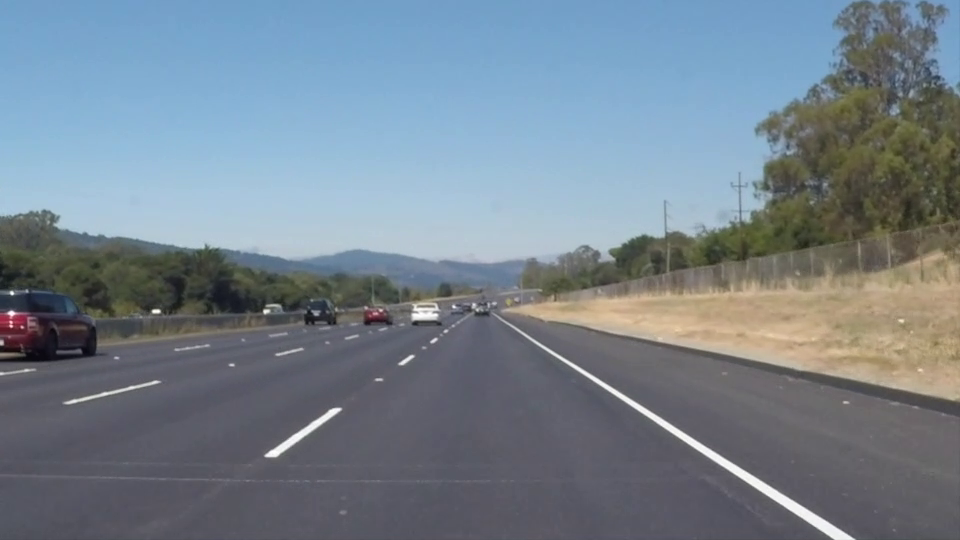
#> input picture frame 22 of scripts_aula/Protocolos_Veiculares_Exemplos_Separados/16_volume_dados/dados/direcao_udacity.mp4, 960 x 540 px
$ python 20_jpeg_memoria.py
#> lines starting #> are read from the running program, lines starting #| are printed output that depends on the picture; long printed decimals are rounded
### scripts_aula/Protocolos_Veiculares_Exemplos_Separados/20_jpeg_memoria/apoio.py
"""Funções comuns dos exemplos de protocolos veiculares.

Instalação: python -m pip install -r requirements.txt.
No Colab, usar requirements-colab.txt. Os exemplos usam CPU e sockets locais.
Este módulo organiza arquivos, argumentos e gráficos; não exige rodar um
exercício anterior. Bibliotecas da biblioteca padrão não precisam de pip.
"""
from pathlib import Path
import argparse
import csv
import json
import platform
import sys
import time

import cv2
import can
import numpy as np
import matplotlib
matplotlib.use('Agg')
import matplotlib.pyplot as plt

RAIZ = Path(__file__).resolve().parent
plt.rcParams.update({'font.size': 12, 'axes.spines.top': False,
                     'axes.spines.right': False})

def ambiente():
    cpu = platform.processor()
    p = Path('/proc/cpuinfo')
    if p.exists():
        cpu = next((l.split(':', 1)[1].strip() for l in p.read_text().splitlines()
                    if l.startswith('model name')), cpu)
    return {'cpu': cpu, 'sistema': platform.platform(), 'python': sys.version.split()[0],
            'python_can': can.__version__, 'opencv': cv2.__version__,
            'numpy': np.__version__, 'threads_opencv': cv2.getNumThreads(),
            'clock': time.get_clock_info('monotonic').implementation,
            'resolucao_clock_ns': time.get_clock_info('monotonic').resolution * 1e9,
            'local_da_medicao': 'Mesmo host; sockets IPv4 em loopback 127.0.0.1',
            'gpu': 'Não utilizada por estes exemplos'}

def iniciar(nome, frames=60, ciclos=20):
    p = argparse.ArgumentParser(description=Path(nome).stem)
    p.add_argument('--frames', type=int, default=frames)
    p.add_argument('--ciclos', type=int, default=ciclos)
    p.add_argument('--fps', type=float, default=30.)
    p.add_argument('--hz', type=float, default=10.)
    p.add_argument('--video', default=str(RAIZ/'dados/direcao_udacity.mp4'))
    p.add_argument('--camera', type=int, default=None)
    p.add_argument('--qualidade', type=int, default=70)
    p.add_argument('--datagrama', type=int, default=1200)
    p.add_argument('--mostrar', action='store_true')
    p.add_argument('--sem-gui', action='store_true', help='Salva figuras e feed; sem janelas.')
    p.add_argument('--log-cada', type=int, default=30)
    p.add_argument('--saida', default=None)
    a = p.parse_args()
    if a.frames < 1 or a.ciclos < 1 or a.fps <= 0 or a.hz <= 0:
        p.error('frames/ciclos/fps/hz devem ser positivos.')
    if not 1 <= a.qualidade <= 100 or not 256 <= a.datagrama <= 1400:
        p.error('Qualidade: 1–100; datagrama total: 256–1400 bytes.')
    cv2.setNumThreads(1)
    out = Path(a.saida) if a.saida else RAIZ/'resultados'/Path(nome).stem
    out.mkdir(parents=True, exist_ok=True)
    salvar_json(out/'ambiente.json', ambiente())
    return a, out

def salvar_json(path, obj):
    Path(path).parent.mkdir(parents=True, exist_ok=True)
    Path(path).write_text(json.dumps(obj, ensure_ascii=False, indent=2), encoding='utf-8')

def salvar_csv(path, rows, fields=None):
    rows = list(rows)
    if not fields:
        fields = list(rows[0]) if rows else []
    Path(path).parent.mkdir(parents=True, exist_ok=True)
    with Path(path).open('w', newline='', encoding='utf-8') as f:
        w = csv.DictWriter(f, fieldnames=fields)
        w.writeheader()
        w.writerows(rows)

def ler_csv(path):
    with Path(path).open(encoding='utf-8', newline='') as f:
        return list(csv.DictReader(f))

def salvar_fig(fig, path):
    fig.tight_layout()
    fig.savefig(path, dpi=170, bbox_inches='tight')
    plt.close(fig)

def quadro_inicial(a):
    source = a.camera if a.camera is not None else a.video
    cap = cv2.VideoCapture(source)
    try:
        ok, frame = cap.read()
#> frame is the input picture: shape (540, 960, 3); mean B, G, R 141.9, 130.7, 117.7
        if not ok:
            raise RuntimeError(f'Não foi possível ler a fonte: {source}')
        return cv2.resize(frame, (640, 480))
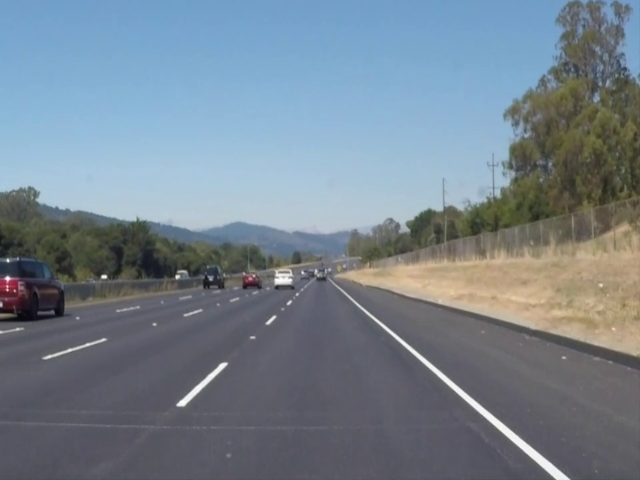
#> returned value: shape (480, 640, 3); mean of channels 0, 1, 2 141.9, 130.6, 117.6; drawn as B, G, R
    finally:
        cap.release()

# [9 lines left out: function parametros_stream, not called in this run]

### scripts_aula/Protocolos_Veiculares_Exemplos_Separados/20_jpeg_memoria/20_jpeg_memoria.py
"""Exemplo 20 — Codificar e decodificar JPEG em memória

COMENTÁRIO GERAL
Lê um frame real, aplica imencode e imdecode para três qualidades e compara bytes e erro quadrático médio em relação à entrada. Salva as imagens e uma tabela.

O QUE INSTALAR
Python 3.10 ou superior. Na pasta do pacote, executar:
python -m pip install -r requirements.txt
Bibliotecas: python-can, OpenCV, NumPy e Matplotlib. No Colab, usar a célula
de instalação do notebook (requirements-colab.txt / OpenCV headless).
socket, time, struct, multiprocessing e outras bibliotecas padrão não exigem pip.
Os códigos usam CPU. Mantenha os arquivos que estão nesta pasta do exemplo.

COMO EXECUTAR
VS Code: python 20_jpeg_memoria.py --sem-gui
Colab: abrir 20_jpeg_memoria.ipynb, enviar o ZIP dos exemplos separados e executar as células.
Não é necessário executar um exemplo anterior; entradas e saídas são próprias.
Streaming: --mostrar abre a janela no desktop; --log-cada 1 imprime cada frame.
Ao testar pelo item B, manter ao menos 300 frames por protocolo.

O QUE OBSERVAR
JPEG é compressão com perdas: diminuir bytes pode alterar bordas e texturas, afetando a percepção.
"""
from apoio import *
from can_laboratorio import *
from rede_laboratorio import *
import json, random, socket, struct, threading, time, zlib
from uuid import uuid4

if __name__=='__main__':
    a,out=iniciar(__file__,frames=60,ciclos=20)
    frame=quadro_inicial(a);rows=[]
    fig,axs=plt.subplots(1,3,figsize=(12,4))
    for ax,q in zip(axs,[95,70,35]):
        ok,buf=cv2.imencode('.jpg',frame,[cv2.IMWRITE_JPEG_QUALITY,q])
        decoded=cv2.imdecode(buf,cv2.IMREAD_COLOR)
        mse=float(np.mean((decoded.astype(float)-frame.astype(float))**2))
#> mse = 1.26
        rows.append(dict(qualidade=q,jpeg_bytes=buf.nbytes,mse=mse))
        ax.imshow(cv2.cvtColor(decoded,cv2.COLOR_BGR2RGB));ax.set_title(f'Q={q}; {buf.nbytes} bytes');ax.axis('off')
        cv2.imwrite(str(out/f'jpeg_q{q}.png'),decoded)
    salvar_csv(out/'jpeg.csv',rows);salvar_fig(fig,out/'qualidades_jpeg.png')
#> in salvar_csv, `rows = list(rows)`: rows = 3 items
#> in salvar_csv, `fields = list(rows[0]) if rows else []`: fields = ['qualidade', 'jpeg_bytes', 'mse']
#> in salvar_fig, `fig.savefig(path, dpi=170, bbox_inches='tight')`:
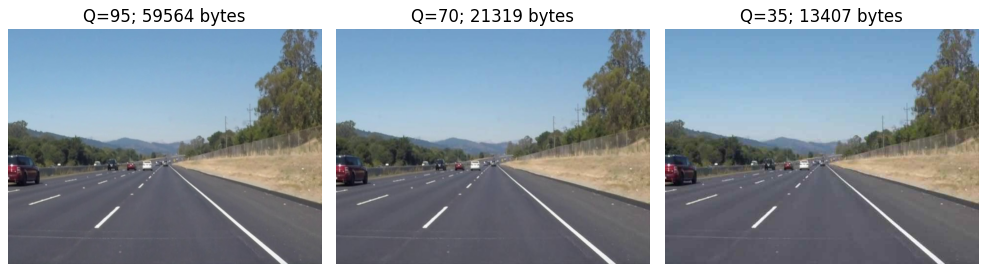
#> figure drawn by matplotlib, 3 panels
    print(rows)
#| [{'qualidade': 95, 'jpeg_bytes': 59564, 'mse': 1.255}, {'qualidade': 70, 'jpeg_bytes': 21319, 'mse': 4.513}, {'qualidade': 35, 'jpeg_bytes': 13407, 'mse': 10.383}]

$ run again, starting later in the video
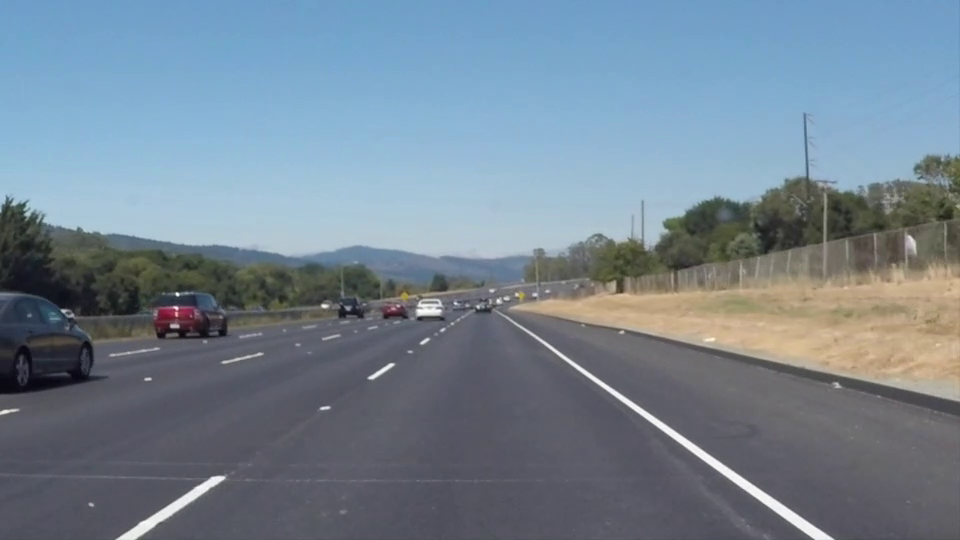
#> input picture frame 99 of scripts_aula/Protocolos_Veiculares_Exemplos_Separados/16_volume_dados/dados/direcao_udacity.mp4, 960 x 540 px
#> in quadro_inicial, frame is the input picture: shape (540, 960, 3); mean B, G, R 146, 132.3, 116.7
#> in quadro_inicial, `return cv2.resize(frame, (640, 480))`:
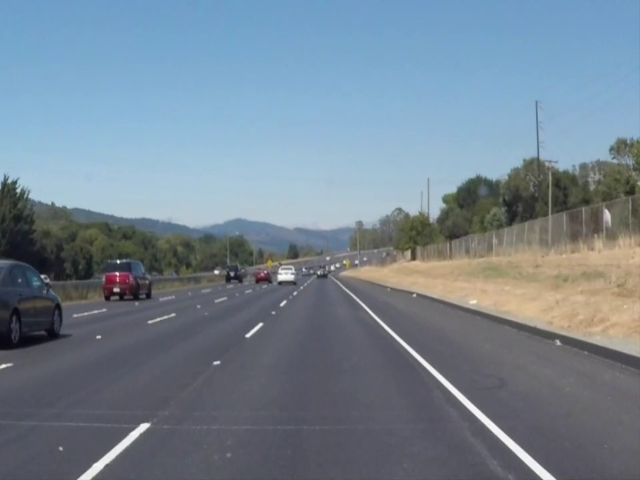
#> returned value: shape (480, 640, 3); mean of channels 0, 1, 2 145.9, 132.3, 116.7; drawn as B, G, R
#> mse = 1.2
#> rows = 3 items
#> fields = ['qualidade', 'jpeg_bytes', 'mse']
#> in salvar_fig, `fig.savefig(path, dpi=170, bbox_inches='tight')`:
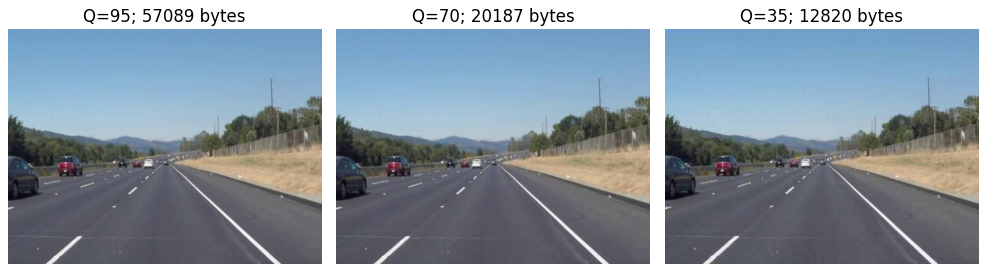
#> figure drawn by matplotlib, 3 panels
#| [{'qualidade': 95, 'jpeg_bytes': 57089, 'mse': 1.198}, {'qualidade': 70, 'jpeg_bytes': 20187, 'mse': 4.304}, {'qualidade': 35, 'jpeg_bytes': 12820, 'mse': 9.606}]

$ run again, starting later in the video
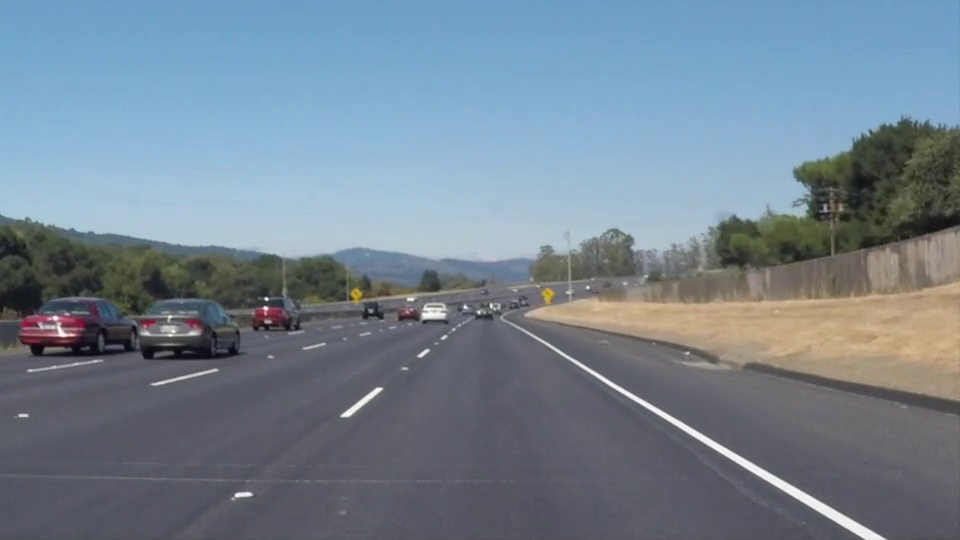
#> input picture frame 176 of scripts_aula/Protocolos_Veiculares_Exemplos_Separados/16_volume_dados/dados/direcao_udacity.mp4, 960 x 540 px
#> in quadro_inicial, frame is the input picture: shape (540, 960, 3); mean B, G, R 145.2, 131.6, 116.5
#> in quadro_inicial, `return cv2.resize(frame, (640, 480))`:
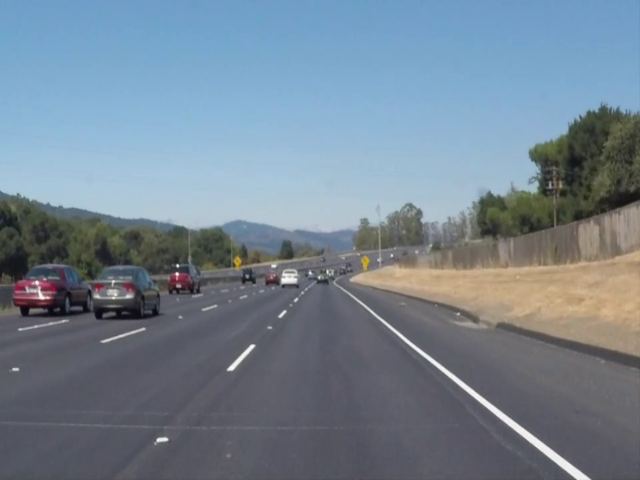
#> returned value: shape (480, 640, 3); mean of channels 0, 1, 2 145.2, 131.6, 116.5; drawn as B, G, R
#> mse = 1.22
#> rows = 3 items
#> fields = ['qualidade', 'jpeg_bytes', 'mse']
#> in salvar_fig, `fig.savefig(path, dpi=170, bbox_inches='tight')`:
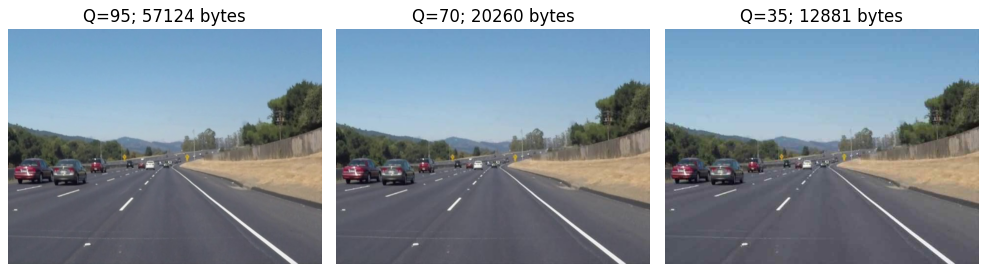
#> figure drawn by matplotlib, 3 panels
#| [{'qualidade': 95, 'jpeg_bytes': 57124, 'mse': 1.219}, {'qualidade': 70, 'jpeg_bytes': 20260, 'mse': 4.341}, {'qualidade': 35, 'jpeg_bytes': 12881, 'mse': 9.717}]
